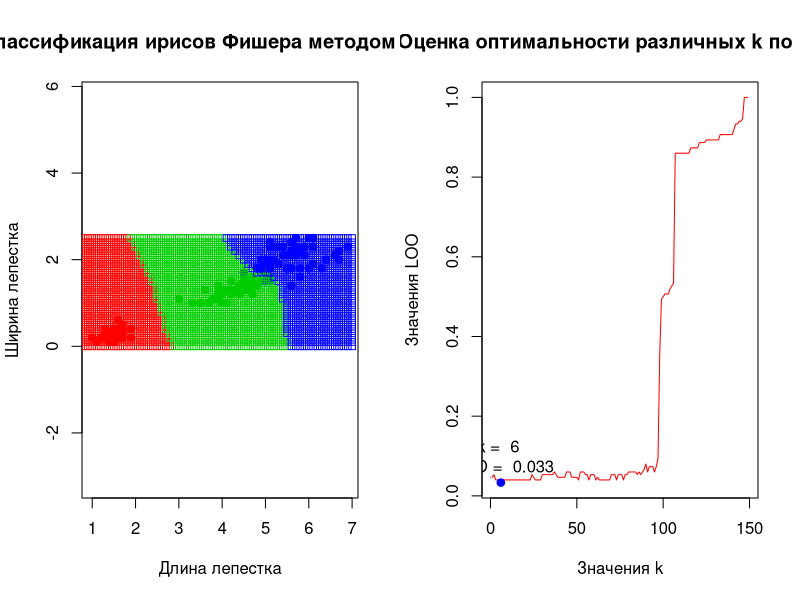

Here is the R script that generated this plot:
distance <- function(u, v) sqrt(sum((u - v)^2))
get_distances <- function(xl, z) apply(xl[,1:(ncol(xl)-1)], 1, distance, z)
sort_objects_by_dist <- function(xl, z) xl[order(get_distances(xl, z)),]

w.kwnn <- function(i, k, q) (i <= k) * q^i # Весовая функция
kwNN_onSortedXl <- function(ordered_xl, k, q) {
  weights <- w.kwnn(1:nrow(ordered_xl), k, q)
  names(weights) <- ordered_xl[, ncol(ordered_xl)]
  sum_by_class <- sapply(unique(sort(names(weights))), function(class, weights) sum(weights[names(weights) == class]), weights)
  names(which.max(sum_by_class))
}

kwNN <- function(xl, z, k, q) {
  ordered_xl <- sort_objects_by_dist(xl, z)
  weights <- w.kwnn(1:nrow(ordered_xl), k, q)
  names(weights) <- ordered_xl[, ncol(ordered_xl)]
  sum_by_class <- sapply(unique(sort(names(weights))), function(class, weights) sum(weights[names(weights) == class]), weights)
  names(which.max(sum_by_class))
}

lOO <- function(xl) { 
  # Метод скользящего контроля для подбора оптимального k
  l <- nrow(xl)
  n <- ncol(xl)
  qRange <- seq(0.1, 1, 0.1)
  lOOForK <- matrix(0, l-1, length(qRange))
  for (i in 1:l) {
    orderedXL <- sort_objects_by_dist(xl[-i, ], xl[i, 1:(n-1)])  # Выборка без i-го объекта, отсортированная относительно него
    for (k in 1:(l-1)) lOOForK[k,] <- lOOForK[k,] + sapply(qRange, function(q) (kwNN_onSortedXl(orderedXL, k, q) != xl[i, n]) / l)
  }
  return (lOOForK) # Матрица зависимости LOO от k и q
}

getOptimalPar <- function(lOOForK) arrayInd(which.min(lOOForK), dim(lOOForK)) # Получить оптимальные k и q

getIrisClassMap <- function(xl, k, q) { 
  # Построим карту классификации на основе ирисов Фишера, и запишем её в матрицу
  classifiedObjects <- c()
  for (i in seq(0, 7, 0.1))
    for (j in seq(0, 2.5, 0.1)) 
      classifiedObjects <- rbind(classifiedObjects, c(i, j, kwNN(xl, c(i, j), k, q)))
  classifiedObjects
}

drawPlots <- function(k, q, lOOForK, classifiedObjects) {
  l <- nrow(classifiedObjects)
  n <- ncol(classifiedObjects)
  colors = c("setosa" = "red", "versicolor" = "green3", "virginica" = "blue")
  q10 = q * 10
  par(mfrow=c(1, 2))
  # Карта классификации
  plot(iris[, 3:4], pch = 21, bg = colors[iris$Species], col = colors[iris$Species], main="Классификация ирисов Фишера методом kwNN", xlab = "Длина лепестка", ylab = "Ширина лепестка", asp = 1)
  points(classifiedObjects[, 1:(n-1)], pch = 22, col = colors[classifiedObjects[, n]])
  # График LOO
  plot(lOOForK[1:nrow(lOOForK), q10], type = "l", bg = "red", col = "red", main = "Оценка оптимальности различных k по LOO", xlab = "Значения k", ylab = "Значения LOO")
  points(k, lOOForK[k, q10], pch = 21, bg = "blue", col = "blue")
  label = paste("k = ", k, "\n", "LOO = ", round(lOOForK[k, q10], 3))
  text(k, lOOForK[k, q10], labels = label, pos = 3)
  lines(lOOForK, col = "red")  
}

#main <- function() {
  xl <- iris[, 3:5]
  lOOForK <- lOO(xl)
  opt_par <- getOptimalPar(lOOForK)
  k <- opt_par[1]
  q <- opt_par[2] / 10
  classifiedObjects <- getIrisClassMap(xl, k, q)
  drawPlots(k, q, lOOForK, classifiedObjects)
#}

#main()
